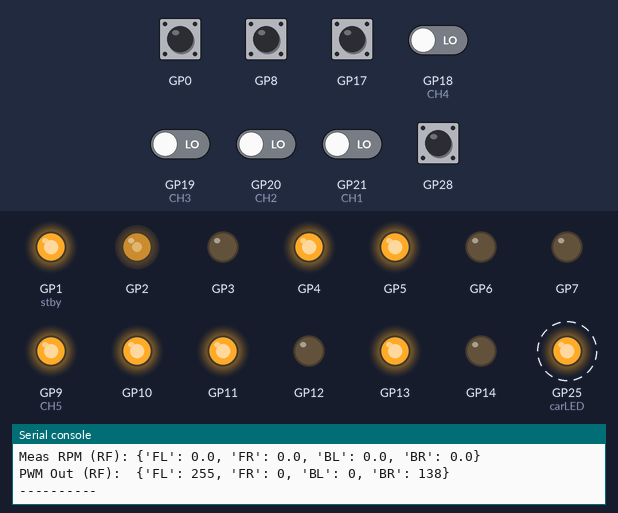
Bench run of a program on a simulated Raspberry Pi Pico running MicroPython. Parts: output pins drawn as LEDs (lit = HIGH), the last lines printed to the serial console. Dashed ring = blinking. Inputs (shaded band) come from the test bench; at power-on: GP0, GP8, GP17, GP28 HIGH, GP18 (CH4), GP19 (CH3), GP20 (CH2), GP21 (CH1) LOW.

Above: at 0.93 s.
1.3 s: GP18 (CH4) driven HIGH
At 1.3 s:
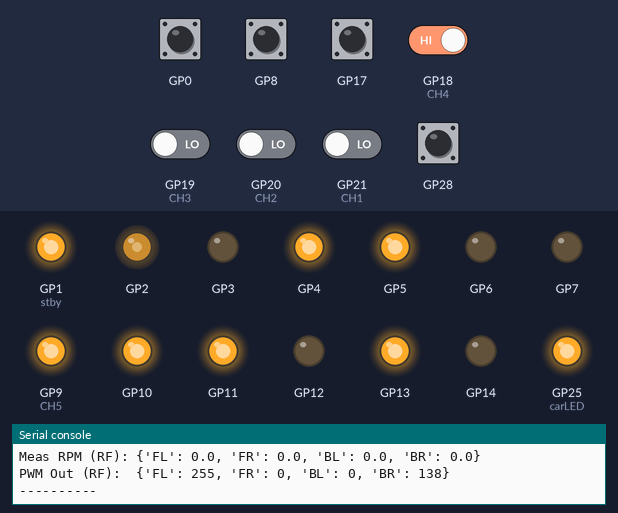
2.8 s: GP18 (CH4) driven LOW
At 3.17 s:
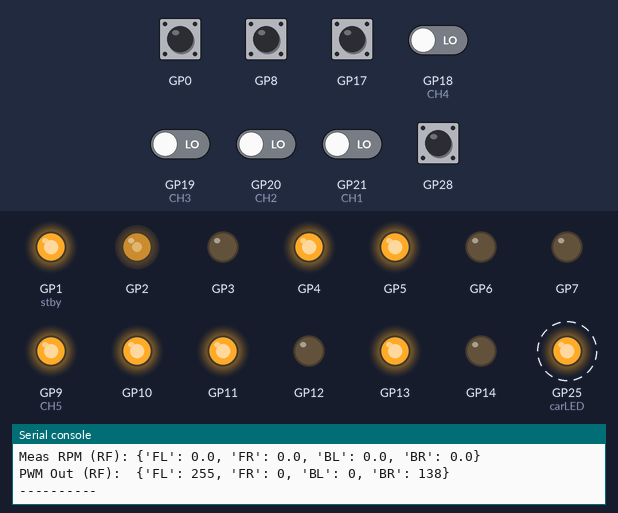
5.8 s: GP19 (CH3) driven HIGH
At 5.8 s:
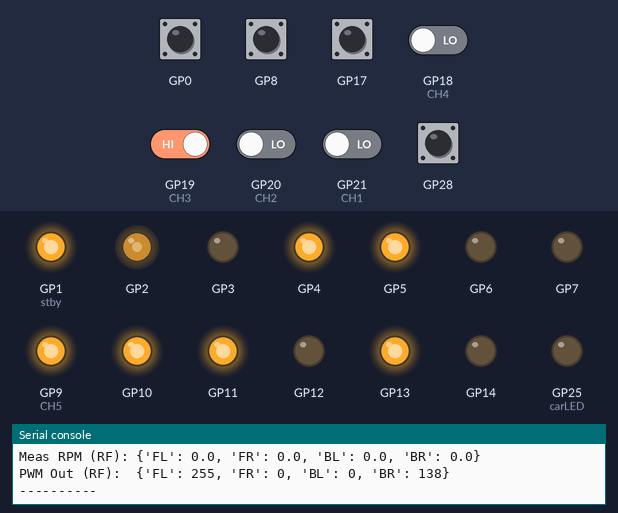
Timing chart, 0 to 8.8 s (numbered marks = the images above; inputs shaded):
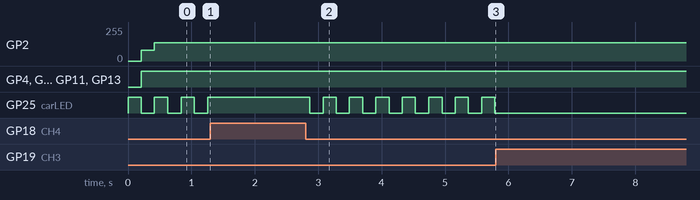

Measured:
- after the input at 1.3 s, GP25 (carLED): stops changing and stays HIGH
- after the input at 2.8 s, GP25 (carLED): alternates HIGH for 0.21 s and LOW for 0.21 s, starting after 0.07 s
- after the input at 5.8 s, GP25 (carLED): stops changing and stays LOW
- by itself, GP25 (carLED): alternates HIGH for 0.21 s and LOW for 0.21 s

The program:

Lawnmower_new.py
```python
# === MAIN DRIVE with Feed-Forward + chunk_counter PIO ===
from machine import Pin, PWM, time_pulse_us
from rp2 import PIO, StateMachine, asm_pio
from time import sleep, ticks_ms, ticks_diff, sleep_us

# ---------------- Config ----------------
debug = True
debug_encoders_only = False

CPR_MOTOR = 16
GEAR_RATIO = 150
PULSES_PER_REV = CPR_MOTOR * GEAR_RATIO   # 2400
PULSES_PER_REV = 32000 # over-ride with measured values

# !! Use the SAME chunk size you used during feed-forward testing !!
PIO_CHUNK = 64   # TODO: set to 32/64/96/128 per your best run

RPM_MIN_INTERVAL_MS = 100   # faster RPM cadence feels snappier
PRINT_INTERVAL_MS    = 500
ALPHA = 0.2                 # smoothing for RPM + RC display

MAX_WHEEL_RPM = 220.0       # your “expected” curve (for scaling setpoints / FF)
PID_DT_MIN_MS = 20
INTEGRAL_LIMIT = 255.0

# Robot-forward direction per wheel (+1 means +PWM spins robot-forward)
WHEEL_DIR = {
    "FL": -1,
    "FR": +1,
    "BL": -1,
    "BR": +1,
}
# feed-forward values help set target to measured RPMs.
# Feed-Forward parameters from your calibration (examples from your post)
# PWM ≈ c + k·RPM  (per wheel, per direction)   →  FF_pwm = sign(rpm)*| c + k·|rpm|| |
# IMPORTANT: fill in with YOUR latest CSV fit results for the SAME PIO_CHUNK.
#=== Feed-Forward Calibration Summary (Forward direction only) ===
#-- chunk = 64 --
#Wheel | k (PWM/RPM) |  c (PWM) |  R²  | n pts | fit window (PWM)
#   FL |       2.301 | -351.940 | 0.715 |     6 | 75..200
#   FR |       3.337 | -109.428 | 0.961 |     6 | 75..200
#   BL |       3.403 | -443.283 | 0.793 |     6 | 75..200
#   BR |       2.584 | -185.475 | 0.219 |     6 | 75..200

#=== Feed-Forward Calibration Summary (Reverse direction only) ===
#-- chunk = 64 --
#Wheel | k (PWM/RPM) |  c (PWM) |  R²  | n pts | fit window (PWM)
#   FL |      -1.763 | -189.329 | 0.943 |     6 | 75..200
#   FR |      -3.317 |  -69.261 | 0.993 |     6 | 75..200
#   BL |      -5.947 | -593.932 | 0.666 |     6 | 75..200
#   BR |      -2.623 | -313.616 | 0.564 |     6 | 75..200

# Derived with PIO_CHUNK = 64
FF_PARAMS = {
    "FL": {
        "FWD": {"k": 44.521, "c": 73.973},
        "REV": {"k": 49.296, "c": 197.711},
    },
    "FR": {
        "FWD": {"k": 57.491, "c": 151.394},
        "REV": {"k": 55.051, "c": 150.142},
    },
    "BL": {
        "FWD": {"k": 52.036, "c": 255.373},
        "REV": {"k": 48.069, "c": 128.081},
    },
    "BR": {
        "FWD": {"k": 48.731, "c": 129.300},
        "REV": {"k": 53.592, "c": 252.385},
    },
}


def wheel_max_rpm_from_ff(wheel):
    # Compute FWD and REV max from your linear fits:  PWM = c + k*RPM
    # FWD: at PWM = +255 → RPM = (255 - c)/k
    # REV: at PWM = -255 → RPM = (-255 - c_rev)/k_rev
    fwd = FF_PARAMS[wheel]["FWD"]
    rev = FF_PARAMS[wheel]["REV"]
    # Guard against divide by zero / bad fit
    kf, kr = fwd.get("k", 0.0), rev.get("k", 0.0)
    cf, cr = fwd.get("c", 0.0), rev.get("c", 0.0)

    fwd_max = (255.0 - cf)/kf if abs(kf) > 1e-6 else 0.0
    rev_max = (-255.0 - cr)/kr if abs(kr) > 1e-6 else 0.0  # note kr is negative usually
    # Use a safety margin so PID still has some authority at the top end
    fwd_max *= 0.9
    rev_max *= 0.9
    # Return symmetric bound you can use to clip setpoints
    return max(0.0, min(abs(fwd_max), abs(rev_max)))

WHEEL_MAX_RPM = {w: wheel_max_rpm_from_ff(w) for w in FF_PARAMS}


# PID (use your latest tuned values if different)
PID_params = {
    "FL": {"Kp": 3.259, "Ki": 5.368, "Kd": 0.495},
    "FR": {"Kp": 8.674, "Ki": 13.430, "Kd": 1.400},
    "BL": {"Kp": 4.207, "Ki": 7.480, "Kd": 0.592},
    "BR": {"Kp": 4.248, "Ki": 5.826, "Kd": 0.774},
}

# ---------------- RC Inputs ----------------
CH1 = Pin(21, Pin.IN)  # steering
CH2 = Pin(20, Pin.IN)  # mix
CH3 = Pin(19, Pin.IN)  # throttle
CH4 = Pin(18, Pin.IN)  # yaw/spin
CH5 = Pin(9, Pin.IN)  # spare switch

carLED = Pin(25, Pin.OUT)

# TB6612 STBY (ignore if not present)
#Front_stby = Pin(9, Pin.OUT); # pin 9 moved to switch input, both stby pins are on pin 1 now.
#Front_stby.high()
stby  = Pin(1, Pin.OUT);
stby.high()

# ---------------- Motor Pins ----------------
pins = {
    "BR": (PWM(Pin(2)),  Pin(4, Pin.OUT),  Pin(3, Pin.OUT)),
    "BL": (PWM(Pin(7)),  Pin(5, Pin.OUT),  Pin(6, Pin.OUT)),
    "FL": (PWM(Pin(10)), Pin(12, Pin.OUT), Pin(11, Pin.OUT)),
    "FR": (PWM(Pin(15)), Pin(13, Pin.OUT), Pin(14, Pin.OUT)),
}
for pwm, _, _ in pins.values():
    pwm.freq(20000)  # 20kHz.  TB6612fng can handle 100kHz

def motor_control_robot_forward(wheel, pwm_cmd_rf):
    """pwm_cmd_rf is ROBOT-FORWARD signed PWM in [-255..255]."""
    pwm_cmd_hw = int(pwm_cmd_rf * WHEEL_DIR[wheel])
    pwm, in1, in2 = pins[wheel]
    direction = 1 if pwm_cmd_hw >= 0 else 0
    abs_speed = min(abs(pwm_cmd_hw), 255)
    in1.value(direction)
    in2.value(not direction)
    pwm.duty_u16(int(abs_speed * 65535 / 255))
    # update last HARDWARE command sign when we actually command motion
    if abs_speed > 0:
        last_hw_cmd_sign[wheel] = 1 if pwm_cmd_hw >= 0 else -1

# ---------------- PIO: chunked edge counter ----------------
@asm_pio()
def chunk_counter():
    pull()
    mov(y, osr)
    mov(x, y)
    label("loop")
    wait(1, pin, 0)
    wait(0, pin, 0)
    jmp(y_dec, "loop")
    irq(rel(0))
    mov(y, x)
    jmp("loop")

encoder_pins = {"FL":17, "FR":28, "BL":8, "BR":0}
encoder_counts = {w: 0 for w in encoder_pins}
sms = {}

def make_irq_handler(wheel):
    def handler(sm):
        encoder_counts[wheel] += PIO_CHUNK
    return handler

def init_sms():
    # stop old
    for sm in sms.values():
        try: sm.active(0)
        except: pass
    sms.clear()
    # zero
    for w in encoder_counts:
        encoder_counts[w] = 0
    # start fresh
    for i, (wheel, pin_num) in enumerate(encoder_pins.items()):
        pin = Pin(pin_num, Pin.IN, Pin.PULL_UP)
        sm = StateMachine(i, chunk_counter, in_base=pin)
        sm.irq(make_irq_handler(wheel))
        sm.put(PIO_CHUNK)
        sm.active(1)
        sms[wheel] = sm

# ---------------- State / Helpers ----------------
prev_time = ticks_ms()
next_print_ms = prev_time + PRINT_INTERVAL_MS

last_rpm = {w: 0.0 for w in encoder_pins}               # ROBOT-FORWARD signed
prev_counts = {w: 0 for w in encoder_pins}

# NEW: track last HARDWARE cmd sign; alias old name for safety
last_hw_cmd_sign = {w: 1 for w in encoder_pins}
last_cmd_sign = last_hw_cmd_sign  # backward-compat alias if referenced elsewhere

smoothed = {"CH1":0.0, "CH2":0.0, "CH3":0.0, "CH4":0.0}

PID_state = {w: {"integral": 0.0, "prev_err": 0.0, "last_t": prev_time, "out": 0.0} for w in encoder_pins}

def clamp(v, a, b): return a if v < a else b if v > b else v
def deadband(v, band=5): return 0 if abs(v) <= band else v
def pwm_deadband(pwm, band=3): return 0 if -band <= pwm <= band else pwm

def start_pwm_for(wheel, sp_rpm):
    """Minimum PWM to break static friction, per wheel & direction, from |c|."""
    dir_key = "FWD" if sp_rpm >= 0 else "REV"
    c = abs(FF_PARAMS[wheel][dir_key].get("c", 0))
    # Use a fraction of |c| with sane bounds
    # (Fits were 75..200 PWM; |c| is roughly the 'dead-zone' size)
    floor = int(0.8 * c)           # try 0.7..0.9
    if floor < 30:  floor = 30     # don't be too tiny
    if floor > 160: floor = 160    # don't be crazy big
    return floor

def feed_forward_pwm_with_floor(wheel, set_rpm_rf):
    """FF with low-speed floor so we don't dither below stiction."""
    sgn = 1 if set_rpm_rf >= 0 else -1
    dir_key = "FWD" if sgn >= 0 else "REV"
    p = FF_PARAMS.get(wheel, {}).get(dir_key)
    if not p:  # fallback
        return rpm_to_pwm_setpoint(set_rpm_rf)

    k = p.get("k", 0.0); c = p.get("c", 0.0)
    mag = c + k * abs(set_rpm_rf)     # linear FF magnitude
    # Apply a floor near zero: if SP is small, at least push with start PWM
    # Define a low-speed region in RPM (tune 0..20 RPM)
    LOW_RPM = 18.0
    if abs(set_rpm_rf) <= LOW_RPM:
        mag = max(abs(mag), start_pwm_for(wheel, set_rpm_rf))
    u = sgn * mag
    return clamp(int(u), -255, 255)

def read_channel(pin, mn=-100, mx=100):
    while pin.value() == 1:
        sleep_us(100)
    p = time_pulse_us(pin, 1, 30000)
    if p < 1000 or p > 2000:
        return (mn + mx)//2, p
    v = int((p - 1000) * (mx - mn) / 1000 + mn)
    return clamp(v, mn, mx), p

def read_switch(pin):
    p = time_pulse_us(pin, 1, 30000)
    return (p <= 500), p

def rpm_to_pwm_setpoint(rpm):  # rough, only used if FF missing
    s = 1 if rpm >= 0 else -1
    return s * min(int((abs(rpm) / MAX_WHEEL_RPM) * 255), 255)

def feed_forward_pwm(wheel, set_rpm_rf):
    """Use measured (k,c) per wheel per direction. Returns ROBOT-FORWARD signed PWM."""
    sgn = 1 if set_rpm_rf >= 0 else -1
    dir_key = "FWD" if sgn >= 0 else "REV"
    # FIXED: use FF_PARAMS (was FF_params)
    p = FF_PARAMS.get(wheel, {}).get(dir_key)
    if not p:
        # fallback if not measured
        return rpm_to_pwm_setpoint(set_rpm_rf)
    k = p.get("k", 0.0)
    c = p.get("c", 0.0)
    mag = c + k * abs(set_rpm_rf)    # magnitude in PWM units
    # If k≈0 or mag bogus, fall back
    if abs(k) < 1e-6:
        return rpm_to_pwm_setpoint(set_rpm_rf)
    u = sgn * mag
    return clamp(int(u), -255, 255)

def pid_update(wheel, set_rpm_rf, meas_rpm_rf, now_ms):
    st = PID_state[wheel]
    dt_ms = max(1, ticks_diff(now_ms, st["last_t"]))
    if dt_ms < PID_DT_MIN_MS:
        return st["out"]
    dt = dt_ms / 1000.0

    Kp = PID_params[wheel]["Kp"]
    Ki = PID_params[wheel]["Ki"]
    Kd = PID_params[wheel]["Kd"]

    # --- error with deadband ---
    err = set_rpm_rf - meas_rpm_rf
    ERR_DB = 1.0  # RPM; try 1..2
    if -ERR_DB <= err <= ERR_DB:
        err = 0.0

    # --- derivative on measurement (reduces kick) ---
    meas_prev = st.get("meas_prev", meas_rpm_rf)
    dmeas = (meas_rpm_rf - meas_prev) / dt
    st["meas_prev"] = meas_rpm_rf

    # Zero-crossing hysteresis: don't flip sign for tiny commands
    SIGN_DB_RPM = 3.0  # small band
    if abs(set_rpm_rf) < SIGN_DB_RPM:
        # "Prefer" the current motion; if nearly stopped, keep command sign
        if abs(meas_rpm_rf) < SIGN_DB_RPM:
            set_rpm_rf = 0.0   # truly neutral → no chasing

    # When near zero or stuck, freeze I unless we're clearly moving
    moving = abs(meas_rpm_rf) > 3.0

    # --- feed-forward with correct direction block ---
    # Expect FF_PARAMS = {wheel: {"FWD":{k,c}, "REV":{k,c}}}
    sp = set_rpm_rf
    dir_key = "FWD" if sp >= 0 else "REV"
    k = FF_PARAMS[wheel][dir_key]["k"]
    c = FF_PARAMS[wheel][dir_key]["c"]
    # --- feed-forward with low-speed floor ---
    FF = feed_forward_pwm_with_floor(wheel, set_rpm_rf)
    #FF = (c + k*abs(sp)) * (1 if sp >= 0 else -1)

    # --- static friction kick near zero ---
    STICT_RPM = 5.0       # below this we consider "stuck"
    KICK_PWM  = 80        # try 60..100
    KICK_MS   = 120
    kick = 0
    if abs(sp) > 0 and abs(meas_rpm_rf) < STICT_RPM:
        # allow occasional push to break free
        if now_ms - st.get("last_kick_t", 0) > KICK_MS:
            kick = KICK_PWM * (1 if sp >= 0 else -1)
            st["last_kick_t"] = now_ms

    # --- PI with I-zone & conditional integration ---
    # only integrate if moving OR not saturating into the error
    moving = abs(meas_rpm_rf) > 3.0
    uP = Kp * err
    uI = Ki * st["integral"]
    # Reduce D when FF is near saturation (to avoid fighting)
    ff_mag = abs(c + k*abs(sp))
    sat_frac = min(ff_mag/255.0, 1.0)
    Kd_eff = Kd * (1.0 - 0.5*sat_frac)  # cut D up to 50% near top
    uD = -Kd_eff * dmeas

    u_pid = uP + uI + uD

    u_unsat = FF + u_pid + kick
    u = max(-255, min(255, u_unsat))

    pushing = (abs(u) >= 255) and ((u_unsat * err) > 0)
    if Ki > 0 and moving and not pushing and abs(set_rpm_rf) > 0.5:
        st["integral"] += err * dt
        st["integral"] *= 0.995
        lim = INTEGRAL_LIMIT / Ki
        if st["integral"] >  lim: st["integral"] =  lim
        if st["integral"] < -lim: st["integral"] = -lim
    else:
        # bleed off integral when near zero or pushing into saturation
        st["integral"] *= 0.98

    # --- slew limit (rate limit PWM) ---
    prev_u = st.get("out", 0.0)
    # Faster response: big steps when command is non-trivial
    base_slew = 80.0
    if abs(set_rpm_rf) > 0.5 * WHEEL_MAX_RPM.get(wheel, MAX_WHEEL_RPM):
        base_slew = 255.0  # essentially disable slew at high command
    SLEW = base_slew

    du = u - prev_u
    if du > SLEW:  u = prev_u + SLEW
    if du < -SLEW: u = prev_u - SLEW

    st["prev_err"] = err
    st["last_t"]   = now_ms
    st["out"]      = u
    return u


# ---------------- Main ----------------
tires = ["FL", "FR", "BL", "BR"]
init_sms()

Front_stby = Pin(9, Pin.OUT); Front_stby.high()
Back_stby  = Pin(1, Pin.OUT); Back_stby.high()

try:
    while True:
        carLED.toggle(); sleep(0.05)

        # RC raw
        rc1_raw, r1 = read_channel(CH1, -100, 100)
        rc2_raw, r2 = read_channel(CH2, -100, 100)
        rc3_raw, r3 = read_channel(CH3,    0, 155)
        rc4_raw, r4 = read_channel(CH4, -100, 100)
        sw,      r5 = read_switch(CH5)

        # Smooth
        smoothed["CH1"] = (1-ALPHA)*smoothed["CH1"] + ALPHA*rc1_raw
        smoothed["CH2"] = (1-ALPHA)*smoothed["CH2"] + ALPHA*rc2_raw
        smoothed["CH3"] = (1-ALPHA)*smoothed["CH3"] + ALPHA*rc3_raw
        smoothed["CH4"] = (1-ALPHA)*smoothed["CH4"] + ALPHA*rc4_raw

        # Deadband after smoothing (controller inputs)
        rc1 = deadband(int(smoothed["CH1"]), 5)
        rc2 = deadband(int(smoothed["CH2"]), 5)
        rc3 = deadband(int(smoothed["CH3"]), 5)
        rc4 = deadband(int(smoothed["CH4"]), 5)

        now = ticks_ms()
        elapsed = ticks_diff(now, prev_time)
        print_due = now >= next_print_ms

        # --- RPM update (ROBOT-FORWARD signed) ---
        if elapsed >= RPM_MIN_INTERVAL_MS:
            dt = elapsed / 1000.0
            dp_debug = {}
            for w in tires:
                dp = encoder_counts[w] - prev_counts[w]    # unsigned pulses from PIO
                dp_debug[w] = dp

                # Require a minimum number of pulses at low speed for better resolution
                # Relax if time window grows too large.
                min_pulses = 8   # try 8..16 with PIO_CHUNK=16
                if dp < min_pulses and elapsed < 300:  # allow up to 300 ms window
                    continue  # wait for more pulses or next loop

                # sign to ROBOT-FORWARD: last HW command sign x WHEEL_DIR
                dp_signed = dp * last_hw_cmd_sign[w] * WHEEL_DIR[w]
                rps = (dp_signed / PULSES_PER_REV) / dt
                # heavier smoothing at low speed, lighter at high
                alpha = 0.35 if abs(rps*60.0) < 20 else 0.2
                last_rpm[w] = (1-alpha)*last_rpm[w] + alpha*(rps*60.0)
                prev_counts[w] = encoder_counts[w]

            if debug and print_due:
                print("Δpulses:", dp_debug, "dt:", round(dt,3), "PPR:", PULSES_PER_REV)
            prev_time = now


        if debug and debug_encoders_only and print_due:
            print("Measured RPM (RF):", {w: round(last_rpm[w],1) for w in tires})
            next_print_ms = now + PRINT_INTERVAL_MS
            continue

        # ----- Build setpoints in ROBOT-FORWARD coordinates -----
        thr  = rc3 + rc2
        spin = (rc3 < 10 and abs(rc4) > 5)

        if spin:
            spin_pwm = clamp(abs(rc4) * 2, 0, 255)
            left_pwm  =  spin_pwm if rc4 > 0 else -spin_pwm
            right_pwm = -spin_pwm if rc4 > 0 else  spin_pwm
            left_pwm  = pwm_deadband(left_pwm, 3)
            right_pwm = pwm_deadband(right_pwm, 3)
            set_rpm = {
                "FL":  ( left_pwm/255.0)*MAX_WHEEL_RPM,
                "BL":  ( left_pwm/255.0)*MAX_WHEEL_RPM,
                "FR":  (right_pwm/255.0)*MAX_WHEEL_RPM,
                "BR":  (right_pwm/255.0)*MAX_WHEEL_RPM,
            }
            if print_due: print(f"SPIN {'CW' if rc4>0 else 'CCW'} @ {spin_pwm}")
        else:
            left_pwm  = clamp(thr + rc1, -255, 255)
            right_pwm = clamp(thr - rc1, -255, 255)
            left_pwm  = pwm_deadband(left_pwm, 3)
            right_pwm = pwm_deadband(right_pwm, 3)
            set_rpm = {
                "FL":  ( left_pwm/255.0)*MAX_WHEEL_RPM,
                "BL":  ( left_pwm/255.0)*MAX_WHEEL_RPM,
                "FR":  (right_pwm/255.0)*MAX_WHEEL_RPM,
                "BR":  (right_pwm/255.0)*MAX_WHEEL_RPM,
            }
            if print_due: print(f"DRIVE L={left_pwm:.1f} R={right_pwm:.1f}")

        # Clamp setpoints per wheel to measured capability (prevents unreachable targets)
        for w in set_rpm:
            max_rpm = WHEEL_MAX_RPM.get(w, MAX_WHEEL_RPM)
            if set_rpm[w] >  max_rpm: set_rpm[w] =  max_rpm
            if set_rpm[w] < -max_rpm: set_rpm[w] = -max_rpm

        # ----- Neutral / soft brake to prevent creep -----
        ZERO_RPM_SP   = 2.0
        ZERO_RPM_MEAS = 3.0
        SOFT_BRAKE_PWM = 80

        cmds = {}
        for w in tires:
            if abs(set_rpm[w]) < ZERO_RPM_SP:
                st = PID_state[w]
                st["integral"] = 0.0
                st["prev_err"] = 0.0
                if abs(last_rpm[w]) < ZERO_RPM_MEAS:
                    motor_control_robot_forward(w, 0)   # coast
                    cmds[w] = 0
                else:
                    brake = -SOFT_BRAKE_PWM if last_rpm[w] > 0 else SOFT_BRAKE_PWM
                    motor_control_robot_forward(w, brake)
                    cmds[w] = brake
                continue

            # PID+FF in ROBOT-FORWARD coords
            u = pid_update(w, set_rpm[w], last_rpm[w], now)
            motor_control_robot_forward(w, u)
            cmds[w] = u

        # ----- periodic prints -----
        if print_due:
            print("Encoders:", {w: encoder_counts[w] for w in tires})
            print("Set RPM (RF):", {w: int(set_rpm[w]) for w in tires})
            print("Meas RPM (RF):", {w: round(last_rpm[w],1) for w in tires})
            print("PWM Out (RF): ", {w: int(cmds[w]) for w in tires})
            print("----------")
            next_print_ms = now + PRINT_INTERVAL_MS

except KeyboardInterrupt:
    # stop motors on Ctrl-C
    for w in pins:
        motor_control_robot_forward(w, 0)
    print("Stopped.")
```
